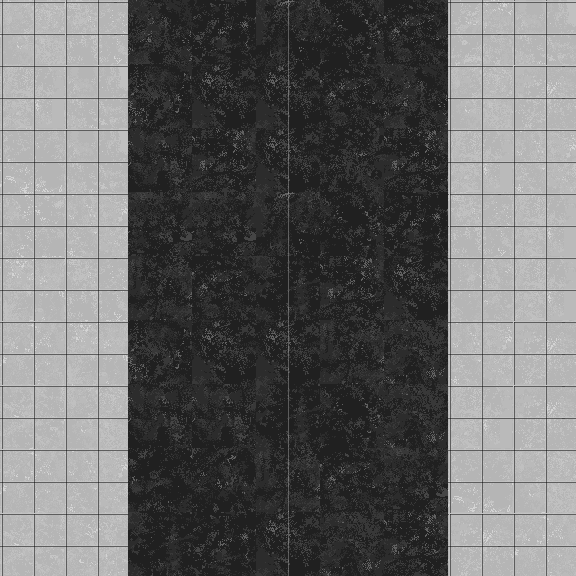

This is a level from a 2D game, rendered from its Tiled map with the project's own tilesets. A one-line summary and the complete map file follow:
An orthogonal 9x9 tile map with 64x64 px tiles, 1 tile layer (Tile Layer 1).

<map version="1.0" tiledversion="1.1.2" orientation="orthogonal" renderorder="right-down" width="9" height="9" tilewidth="64" tileheight="64" infinite="0" nextobjectid="1">
 <tileset firstgid="1" source="Road.tsx" />
 <layer name="Tile Layer 1" width="9" height="9">
  <data encoding="csv">
31,13,20,2,49,19,3,29,8,
32,8,10,25,57,3,20,31,5,
22,8,11,27,57,4,27,32,23,
16,23,28,28,49,19,2,13,32,
30,13,9,3,33,27,25,14,32,
6,30,10,25,57,9,12,23,5,
7,31,11,11,33,19,12,32,5,
6,23,26,18,41,3,28,22,31,
7,15,1,2,57,12,27,5,6
</data>
 </layer>
</map>
